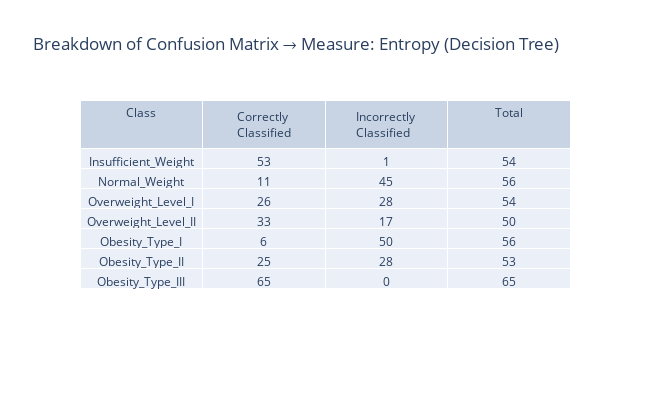

The notebook cell saved with this chart:
### Markdown cell above
#### Stochastic Gradient Descent

### Code cell
clf = MLPClassifier(solver="sgd", random_state=42, max_iter=1000)
clf.fit(xTrain,yTrain)
yPred = clf.predict(xTest)
# accuracy = np.round(accuracy_score(yTest, yPred)*100,2)
# print(f"{model}\t=> Accuracy: {accuracy}%")
print(classification_report(yTest, yPred, target_names=labels, zero_division=0))
interpret_confusion_matrix(confusion_matrix(yTest,yPred), "Breakdown of Confusion Matrix → Measure: Entropy (Decision Tree)", labels)

### Figure 1 — Plotly figure (JSON) as saved in the notebook; plotly's stock layout.template omitted (floating-point values rounded to 4 significant figures)
{"data": [{"cells": {"values": [["Insufficient_Weight", "Normal_Weight", "Overweight_Level_I", "Overweight_Level_II", "Obesity_Type_I", "Obesity_Type_II", "Obesity_Type_III"], [53, 11, 26, 33, 6, 25, 65], [1, 45, 28, 17, 50, 28, 0], [54, 56, 54, 50, 56, 53, 65]]}, "columnwidth": 5, "header": {"values": ["Class", "Correctly Classified", "Incorrectly Classified", "Total"]}, "type": "table"}], "layout": {"height": 400, "title": {"text": "Breakdown of Confusion Matrix → Measure: Entropy (Decision Tree)"}, "width": 650}}
